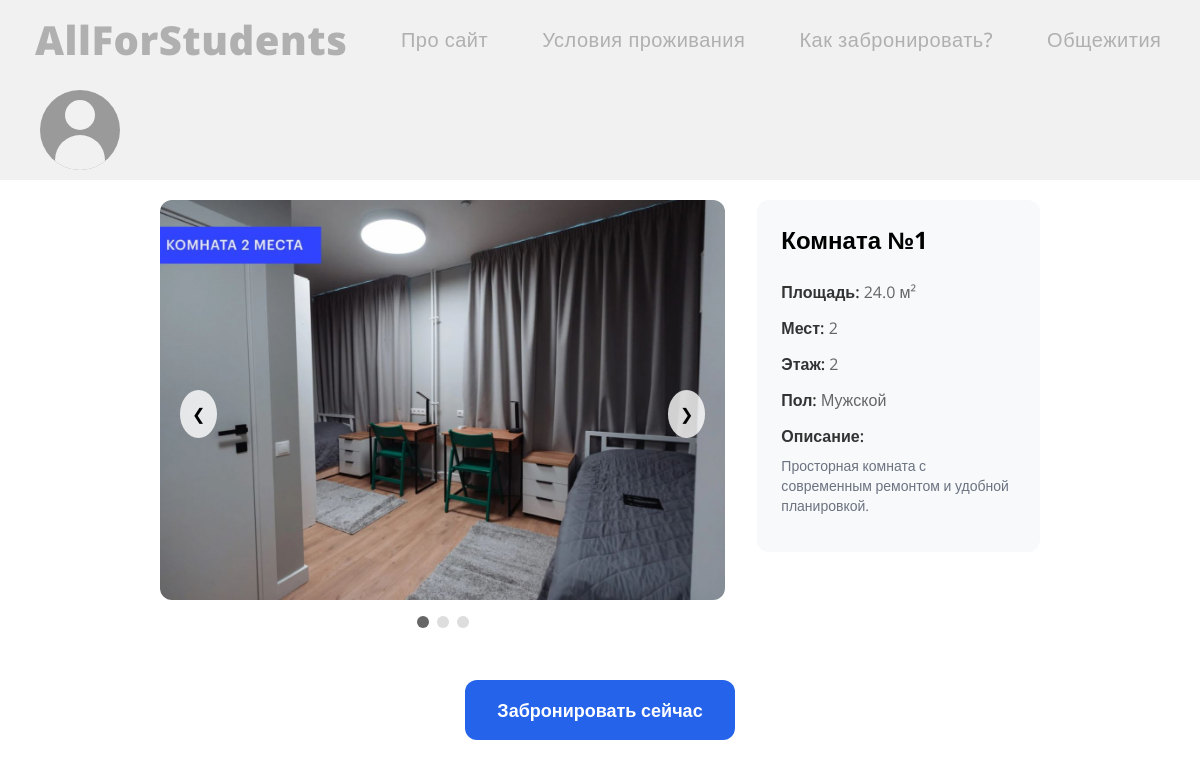
The page /book_room/1 (signed in) on the database its author committed.
### data/room.py (models this page shows)
class Room(SqlAlchemyBase, UserMixin):
    __tablename__ = 'room'
    id = sqlalchemy.Column(sqlalchemy.Integer, primary_key=True)
    hostel_id = sqlalchemy.Column(sqlalchemy.Integer, sqlalchemy.ForeignKey('hostel.id'))
    number_room = sqlalchemy.Column(sqlalchemy.Integer)
    square = sqlalchemy.Column(sqlalchemy.Float)
    max_cnt_student = sqlalchemy.Column(sqlalchemy.Integer)
    cur_cnt_student = sqlalchemy.Column(sqlalchemy.Integer)
    floor = sqlalchemy.Column(sqlalchemy.Integer)
    sex = sqlalchemy.Column(sqlalchemy.Boolean)
    side = sqlalchemy.Column(sqlalchemy.String)
    students = sqlalchemy.orm.relationship('Student', back_populates='room')
    hostel = sqlalchemy.orm.relationship('Hostel', back_populates='room')
    application_request = sqlalchemy.orm.relationship('Application_request', back_populates='room')

### main.py (the view)
@app.route('/book_room/<int:id>', methods=['GET', 'POST'])
def book_room(id):
    db_sess = db_session.create_session()
    if not current_user.is_authenticated:
        return redirect('/login')
    room = db_sess.query(Room).get(id)
    if not room:
        abort(404)
    student = db_sess.query(Student).get(current_user.id)
    if not student:
        abort(403)
    server_base_url = request.url_root.rstrip('/') + '/'
    return render_template('book_room.html',
                           room=room,
                           item=student,
                           room_id=room.id,
                           server_url=server_base_url)

### data/db_session.py (called while the page is built)
def create_session() -> Session:
    global __factory
    return __factory()

### main.py (called while the page is built)
@login_manager.user_loader
def load_user(user_id):
    db_sess = db_session.create_session()
    return db_sess.query(Student).get(user_id)

### templates/book_room.html (shortened to what this page needs)
<!DOCTYPE html>
<html lang="en">
<head>
    <link rel="stylesheet" href="/static/CSS/basepage.css">
    <script src="https://cdn.tailwindcss.com?plugins=forms,container-queries"></script>
</head>
<body>
    <header class="header">
        <nav class="nav-container">
            <div class="LOGOT">
                <a href="/" class="LOGOTIP">AllForStudents</a>
            </div>
            <div class="nav-items">
                <a href="/about" class="nav-item">Про сайт</a>
                <a href="#" class="nav-item">Условия проживания</a>
                <a href="#" class="nav-item">Как забронировать?</a>
                <a href="#" class="nav-item">Общежития</a>
            </div>
            <a href="/me" class="userlogo">
                <div class="head"></div>
                <div class="body"></div>
            </a>
        </nav>
    </header>
    <div class="px-40 flex flex-1 justify-center py-5">
        <div class="flex gap-8 w-full max-w-6xl">
            <div class="w-2/3">
                <div class="carousel-container">
                    <img src="../static/images/Rooms/{{ room.id }}/main.JPG" class="carousel-image active" alt="main room" onerror="this.onerror=null;this.src='../static/images/Error_images/not_found_image.png'">
                    <button class="carousel-button prev">❮</button>
                    <button class="carousel-button next">❯</button>
                    <div class="indicators">
                        <div class="indicator active"></div>
                        <div class="indicator"></div>
                        <div class="indicator"></div>
                    </div>
                </div>
            </div>
            <div class="w-1/3">
                <div class="room-info">
                    <h2 class="text-2xl font-bold mb-6">Комната №{{ room.id }}</h2>
                    <div class="info-item">
                        <span class="info-label">Площадь:</span>
                        <span class="info-value">{{ room.square }} м²</span>
                    </div>
                    <div class="info-item">
                        <span class="info-label">Мест:</span>
                        <span class="info-value">{{ room.max_cnt_student }}</span>
                    </div>
                    <div class="info-item">
                        <span class="info-label">Этаж:</span>
                        <span class="info-value">{{ room.floor }}</span>
                    </div>
                    <div class="info-item">
                        <span class="info-label">Пол:</span>
                        <span class="info-value">
                            {% if room.sex == 1 %}
                                Мужской
                            {% elif room.sex == 0 %}
                                Женский
                            {% else %}
                                Любой
                            {% endif %}
                        </span>
                    </div>
                    <div class="info-item">
                        <span class="info-label">Описание:</span>
                        <p class="info-value text-sm mt-2 text-gray-500">
                            Просторная комната с современным ремонтом и удобной планировкой.
                        </p>
                    </div>
                </div>
            </div>
        </div>
    </div>
    <div class="flex justify-center mt-8 pb-12">
        <form method="POST" action="/" class="w-full max-w-xl">
            <div class="text-center">
                <button
                    class="bg-blue-600 text-white px-8 py-4 rounded-xl text-lg font-semibold
                           hover:bg-blue-700 transition-colors duration-200"
                    type="submit">
                    Забронировать сейчас
                </button>
            </div>
        </form>
    </div>
</body>
</html>

### static/CSS/basepage.css (style rules this page uses)
* { margin: 0; padding: 0; box-sizing: border-box; }
body { font-family: 'Open Sans', sans-serif; background-color: #ffffff; line-height: 1.6; }
.header { width: 100%; background-color: #f1f1f1; padding: 10px 0; }
.nav-container { display: flex; justify-content: space-between; align-items: center; gap: 20px; padding: 0 20px; flex-wrap: wrap; }
.nav-items { display: flex; gap: 2vw; position: static; transform: none; margin: 0 auto; }
.nav-item { color: #b0b0b0; text-decoration: none; font-family: 'Open Sans', sans-serif; font-weight: 500; font-size: clamp(14px, 1.7vw, 20px); padding: 8px 15px; border-radius: 4px; transition: all 0.3s ease; letter-spacing: 0.5px; white-space: nowrap; }
.LOGOT { position: relative; z-index: 2; }
.LOGOTIP { color: #b0b0b0; text-decoration: none; font-family: 'Open Sans', sans-serif; font-weight: 800; font-size: clamp(24px, 3.5vw, 40px); padding: 8px 15px; border-radius: 4px; letter-spacing: 0.5px; white-space: nowrap; }
.userlogo { display: block; position: relative; cursor: pointer; width: 80px; height: 80px; border-radius: 50%; background-color: #9a9a9a; overflow: hidden; margin: 0px 20px; transition: all 0.3s ease; }
.body { width: 50px; height: 50px; background-color: #f1f1f1; border-radius: 50%; position: absolute; bottom: -15px; left: 50%; transform: translateX(-50%); z-index: 1; }
.head { width: 30px; height: 30px; background-color: #f1f1f1; border-radius: 50%; position: absolute; top: 10px; left: 50%; transform: translateX(-50%); z-index: 2; }

### templates/book_room.html (style rules this page uses)
.carousel-container { position: relative; max-width: 600px; margin: 0 auto; }
.carousel-image { display: none; width: 100%; height: 400px; object-fit: cover; border-radius: 12px; }
.carousel-image.active { display: block; }
.carousel-button { position: absolute; top: 50%; transform: translateY(-50%); background: rgba(255,255,255,0.8); border: none; padding: 12px; border-radius: 50%; cursor: pointer; }
.prev { left: 20px; }
.next { right: 20px; }
.indicators { display: flex; justify-content: center; gap: 8px; margin-top: 16px; }
.indicator { width: 12px; height: 12px; border-radius: 50%; background: #ddd; cursor: pointer; transition: background 0.3s ease; }
.indicator.active { background: #666; }
.room-info { padding: 24px; background: #f8f9fa; border-radius: 12px; }
.info-item { margin-bottom: 12px; font-size: 16px; }
.info-label { font-weight: 600; color: #333; }
.info-value { color: #666; }

### rows shown on the page
Room: id "1", square "24.0", max_cnt_student "2", floor "2"
